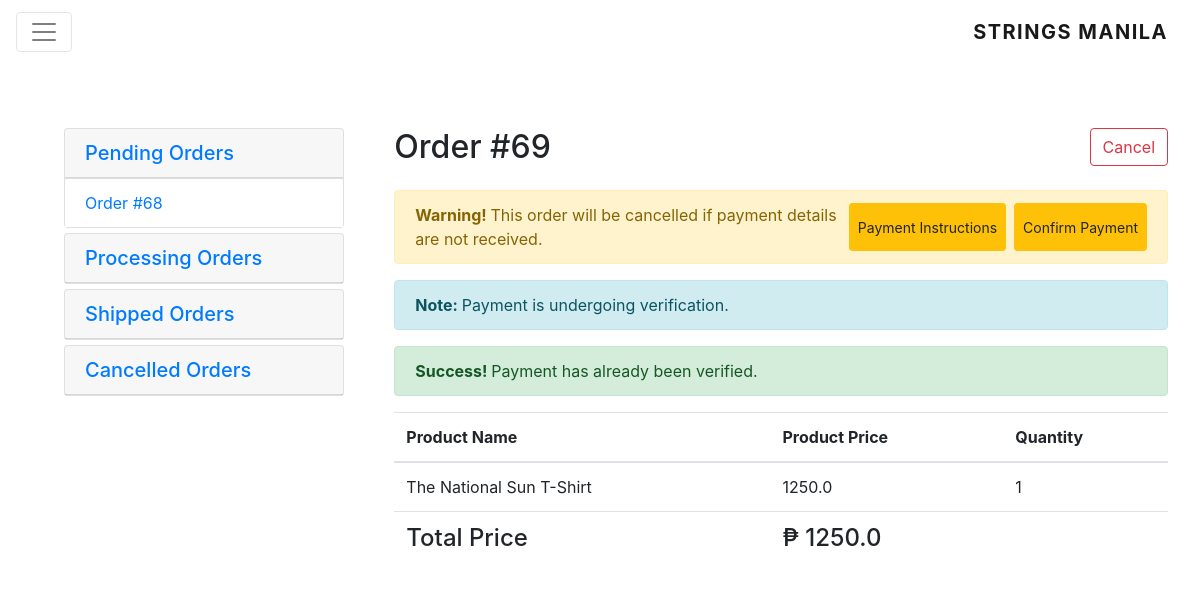
Screenshot of /orders/69/ (signed in) with the database file from the repository.
### order_management/models.py (models this page shows, shortened)
class Order(Model):
    ORDER_STATUSES = (
        ('P', 'Pending'),
        ('A', 'Processing'),
        ('S', 'Shipped'),
        ('C', 'Cancelled')
    )
    date_ordered = DateTimeField(auto_now=True)
    customer = ForeignKey(Customer, on_delete=CASCADE)
    status = CharField(max_length=2, choices=ORDER_STATUSES, default='P')
    customer_deposit_photo = FileField(blank=True, null=True, default=None)
    customer_payment_date = DateField(null=True, blank=True, default=None)
    payment_verified = BooleanField(default=False)
    @property
    def total_price(self):
        order_items = self.orderlineitems_set.all()
        total_price = 0.00
        for order_item in order_items:
            total_price += float(order_item.line_price)
        return total_price

class OrderLineItems(Model):
    product = ForeignKey(Product, on_delete=CASCADE)
    quantity = PositiveIntegerField()
    parent_order = ForeignKey(Order, on_delete=CASCADE)
    @property
    def line_price(self):
        date_ordered = self.parent_order.date_ordered
        price = self.product.price_for_date(date=date_ordered)
        return float(price) * float(self.quantity)

### entity_management/models.py (models this page shows, shortened)
class Product(Model):
    name = CharField(max_length=64)
    description = CharField(max_length=256)
    photo = FileField(null=True, blank=True, default="/static/images/product.png")
    stall = ForeignKey(Stall, on_delete=CASCADE)
    quantity = PositiveIntegerField(default=0)
    is_active = BooleanField(default=True)
    def price_for_date(self, date):
        price_histories = self.pricehistory_set.filter(effective_from__lte=date).order_by("-effective_from")
        return price_histories[0].price

class PriceHistory(Model):
    product = ForeignKey(Product)
    price = DecimalField(decimal_places=2, max_digits=10)
    effective_from = DateTimeField(auto_now_add=True)

### order_management/views.py (the view)
# urls.py: url(r'^(?P<order_id>(\d+))/$', OrderView.as_view()),
class OrderView(View):
    @staticmethod
    @login_required
    @customer_required
    def get(request, order_id):
        context = make_context(request, include_stalls_and_products=False)
        user = request.user
        customer = Customer.objects.get(user=user)
        try:
            order = Order.objects.get(id=order_id)
            line_items = OrderLineItems.objects.all().filter(parent_order=order_id)
        except:
            raise Http404("Something went wrong")
        orders = Order.objects.all().filter(customer=customer)
        pending_orders = orders.filter(status="P")
        approved_orders = orders.filter(status="A")
        shipped_orders = orders.filter(status="S")
        cancelled_orders = orders.filter(status="C")
        expand = order.get_status_display().lower()
        context.update({
            "line_items": line_items,
            "active_order": order,
            "customer": customer,
            "total_price": order.total_price,
            "orders": {
                "pending": pending_orders,
                "processing": approved_orders,
                "shipped": shipped_orders,
                "cancelled": cancelled_orders,
            },
            "expand": expand
        })
        return render(request, 'customer_orders.html', context)

### IrisOnline/contexts.py (called while the page is built, shortened)
def make_context(request, active_stall=None, include_stalls_and_products=True):
    cart = Cart(request=request)
    name = get_user_name(request)
    context = {
        'cart': cart,
        'name': name
    }
    return context

def get_user_name(request):
    if request.user.is_authenticated:
        user = request.user
        customer = Customer.objects.get(user=user)
        return customer.full_name
    else:
        return None

### product_catalog/cart.py (called while the page is built)
    @property
    def cart(self):
        return self.request.session['cart'].items()

    def product_count(self):
        return len(self.cart)

### templates/customer_orders.html (shortened to what this page needs)
<!DOCTYPE html>
<html lang="en">
<head>
    {% include 'bootstrap.html' %}
    {% load static %}
    <link rel="stylesheet" href="{% static '/css/nav.css' %}">
    <link rel="stylesheet" href="{% static '/css/customer_orders.css' %}">
</head>
<body class="bg-faded">
{% include 'customer_nav.html' %}
<div class="container-fluid d-flex p-5 m-3">
    <div id="accordion">
        {% for order_type, order_list in orders.items %}
            <div class="card">
                <div class="card-header" role="tab" id="approved">
                    <h5 class="mb-0">
                        <a data-toggle="collapse" data-parent="#accordion" href="#{{ order_type }}-orders"
                           aria-expanded="true"
                           aria-controls="pending-orders">
                            {{ order_type|capfirst }} Orders
                        </a>
                    </h5>
                </div>
                <div id="{{ order_type }}-orders" class="collapse" role="tabpanel" aria-labelledby="headingOne">
                    <ul class="list-group rounded-0">
                        {% for order in order_list %}
                            {% if order.id == active_order.id %}
                                <li class="list-group-item active">Order #{{ order.id }}</li>
                            {% else %}
                                <a class="list-group-item" href="/orders/{{ order.id }}">Order #{{ order.id }}</a>
                            {% endif %}
                        {% endfor %}
                    </ul>
                </div>
            </div>
        {% endfor %}
    </div>
    <section id="order-products">
        {% if active_order %}
            <div class="d-flex">
                <div class="d-flex mb-3">
                    <h2>Order #{{ active_order.id }}</h2>
                </div>
                <div class="ml-auto">
                    <button class="btn btn-outline-danger" data-toggle="modal"
                            data-target="#cancel-product-modal">Cancel
                    </button>
                </div>
            </div>
            {% if active_order.status == "P" %}
                <div class="alert alert-warning mr-auto d-flex" role="alert">
                    <div>
                        <p><strong>Warning! </strong> This order will be cancelled if
                            payment details are not received.
                        </p>
                    </div>
                    <button data-toggle="modal"
                            data-target="#payment-instructions-modal" class="btn btn-sm btn-warning ml-auto mr-2">
                        Payment
                        Instructions
                    </button>
                    <button data-toggle="modal"
                            data-target="#payment-details-modal" class="btn btn-sm btn-warning">Confirm Payment
                    </button>
                </div>
                <div class="alert alert-info mr-auto d-flex" role="alert">
                    <div>
                        <p><strong>Note: </strong> Payment is undergoing verification.</p>
                    </div>
                </div>
                <div class="alert alert-success mr-auto d-flex" role="alert">
                    <div>
                        <p><strong>Success! </strong> Payment has already been verified.</p>
                    </div>
                </div>
            {% endif %}
        {% else %}
            <div class="list-group-item rounded empty-message w-100 h-100" style="max-height: 400px; min-height: 400px;">
                <h5 class="empty-message-text w-100 text-center">To view order details, select an order from the
                    left</h5>
            </div>
        {% endif %}
        {% if line_items %}
            <table class="table w-100">
                <thead>
                <tr>
                    <th>Product Name</th>
                    <th>Product Price</th>
                    <th>Quantity</th>
                </tr>
                </thead>
                <tbody>
                {% for line_item in line_items %}
                    <tr>
                        <td>{{ line_item.product.name }}</td>
                        <td>{{ line_item.line_price }}</td>
                        <td>{{ line_item.quantity }}</td>
                    </tr>
                {% endfor %}
                <tr>
                    <td><h4>Total Price</h4></td>
                    <td><h4>₱ {{ total_price }}</h4></td>
                    <td></td>
                </tr>
                </tbody>
            </table>
        {% endif %}
    </section>
</div>
</body>
</html>

### static/css/customer_orders.css (style rules this page uses)
#accordion { width : 400px; }
#order-products { width : 100%; margin-left : 50px; }
.card { margin-bottom : 5px; }
p { margin : 0; }
.list-group .list-group-item { border-radius : 0 !important; border-left : 0; border-right : 0; border-bottom : 0; }

### rows the page displays
Order: id "68"
Order: id "69"
OrderLineItems: product.name "The National Sun T-Shirt", line_price "1250.0", quantity "1"

### other values shown
{{ order_type|capfirst }} "Pending" "Processing" "Shipped" "Cancelled"
{{ total_price }} "1250.0"
